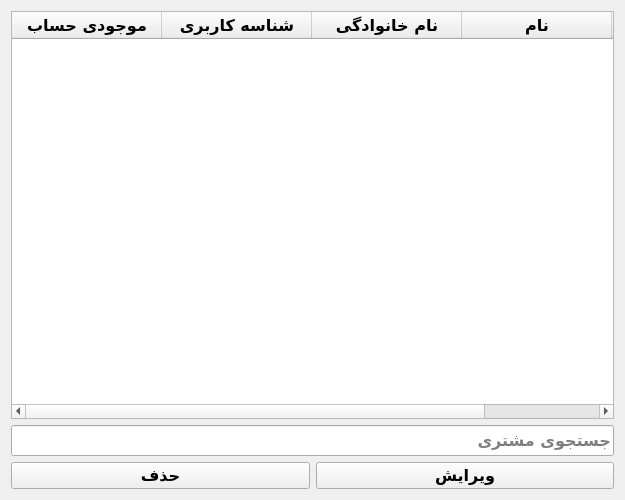
<?xml version="1.0" encoding="UTF-8"?>
<ui version="4.0">
 <class>customer_list</class>
 <widget class="QWidget" name="customer_list">
  <property name="geometry">
   <rect>
    <x>0</x>
    <y>0</y>
    <width>625</width>
    <height>500</height>
   </rect>
  </property>
  <property name="minimumSize">
   <size>
    <width>625</width>
    <height>500</height>
   </size>
  </property>
  <property name="font">
   <font>
    <family>B Nazanin</family>
    <pointsize>12</pointsize>
    <bold>true</bold>
   </font>
  </property>
  <property name="windowTitle">
   <string>Customer List</string>
  </property>
  <layout class="QVBoxLayout" name="verticalLayout">
   <item>
    <widget class="QTableWidget" name="customerTable">
     <property name="font">
      <font>
       <family>B Nazanin</family>
       <pointsize>12</pointsize>
       <bold>true</bold>
      </font>
     </property>
     <property name="layoutDirection">
      <enum>Qt::LeftToRight</enum>
     </property>
     <property name="editTriggers">
      <set>QAbstractItemView::NoEditTriggers</set>
     </property>
     <property name="sortingEnabled">
      <bool>true</bool>
     </property>
     <attribute name="horizontalHeaderMinimumSectionSize">
      <number>150</number>
     </attribute>
     <column>
      <property name="text">
       <string>موجودی حساب</string>
      </property>
     </column>
     <column>
      <property name="text">
       <string>شناسه کاربری</string>
      </property>
     </column>
     <column>
      <property name="text">
       <string>نام خانوادگی</string>
      </property>
     </column>
     <column>
      <property name="text">
       <string>نام</string>
      </property>
     </column>
     <column>
      <property name="text">
       <string>ID</string>
      </property>
     </column>
    </widget>
   </item>
   <item>
    <widget class="QLineEdit" name="searchInput">
     <property name="inputMask">
      <string/>
     </property>
     <property name="text">
      <string/>
     </property>
     <property name="placeholderText">
      <string>جستجوی مشتری</string>
     </property>
    </widget>
   </item>
   <item>
    <layout class="QHBoxLayout" name="horizontalLayout">
     <item>
      <widget class="QPushButton" name="deleteBtn">
       <property name="text">
        <string>حذف</string>
       </property>
      </widget>
     </item>
     <item>
      <widget class="QPushButton" name="editBtn">
       <property name="text">
        <string>ویرایش</string>
       </property>
      </widget>
     </item>
    </layout>
   </item>
  </layout>
 </widget>
 <resources/>
 <connections/>
</ui>
